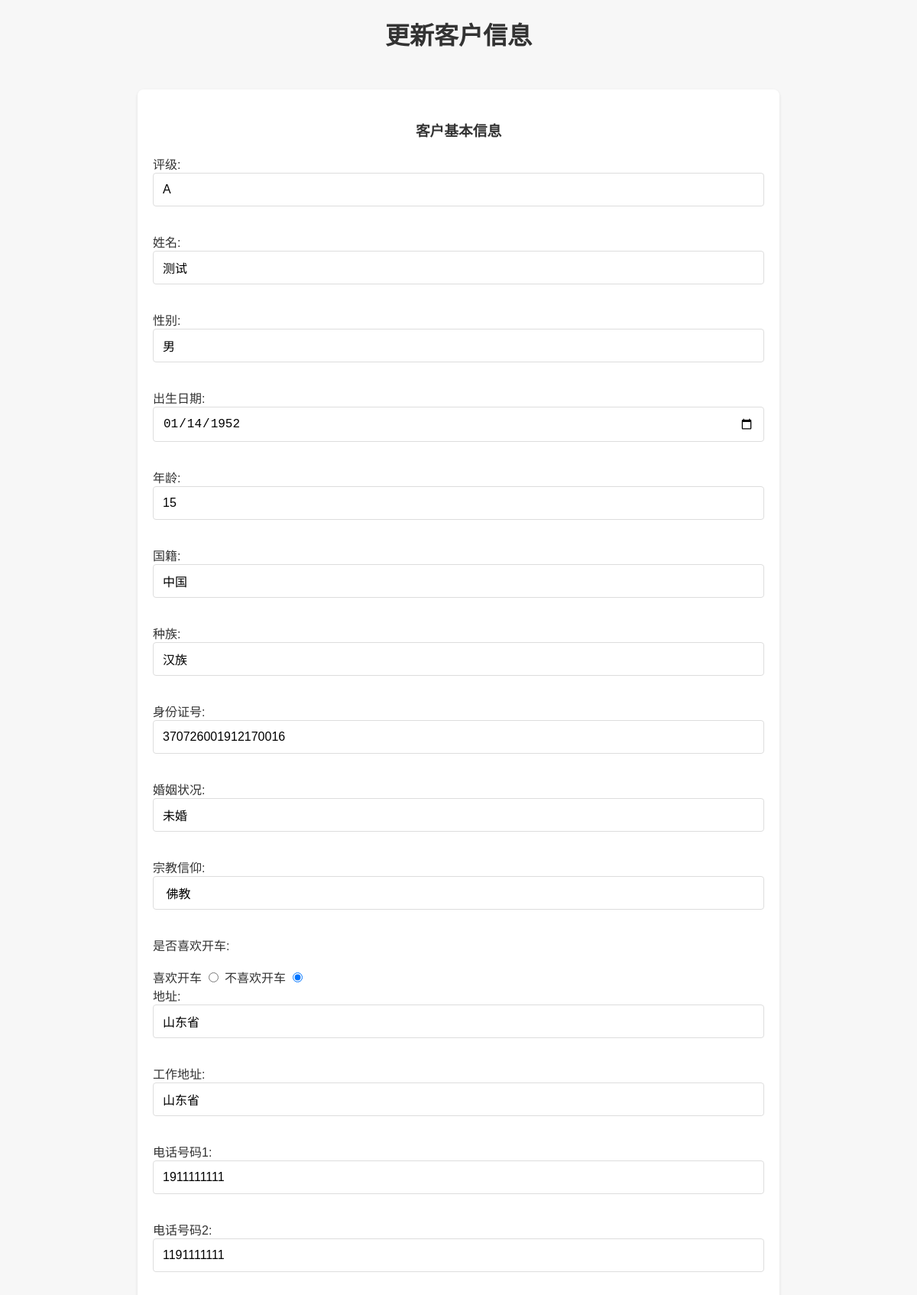
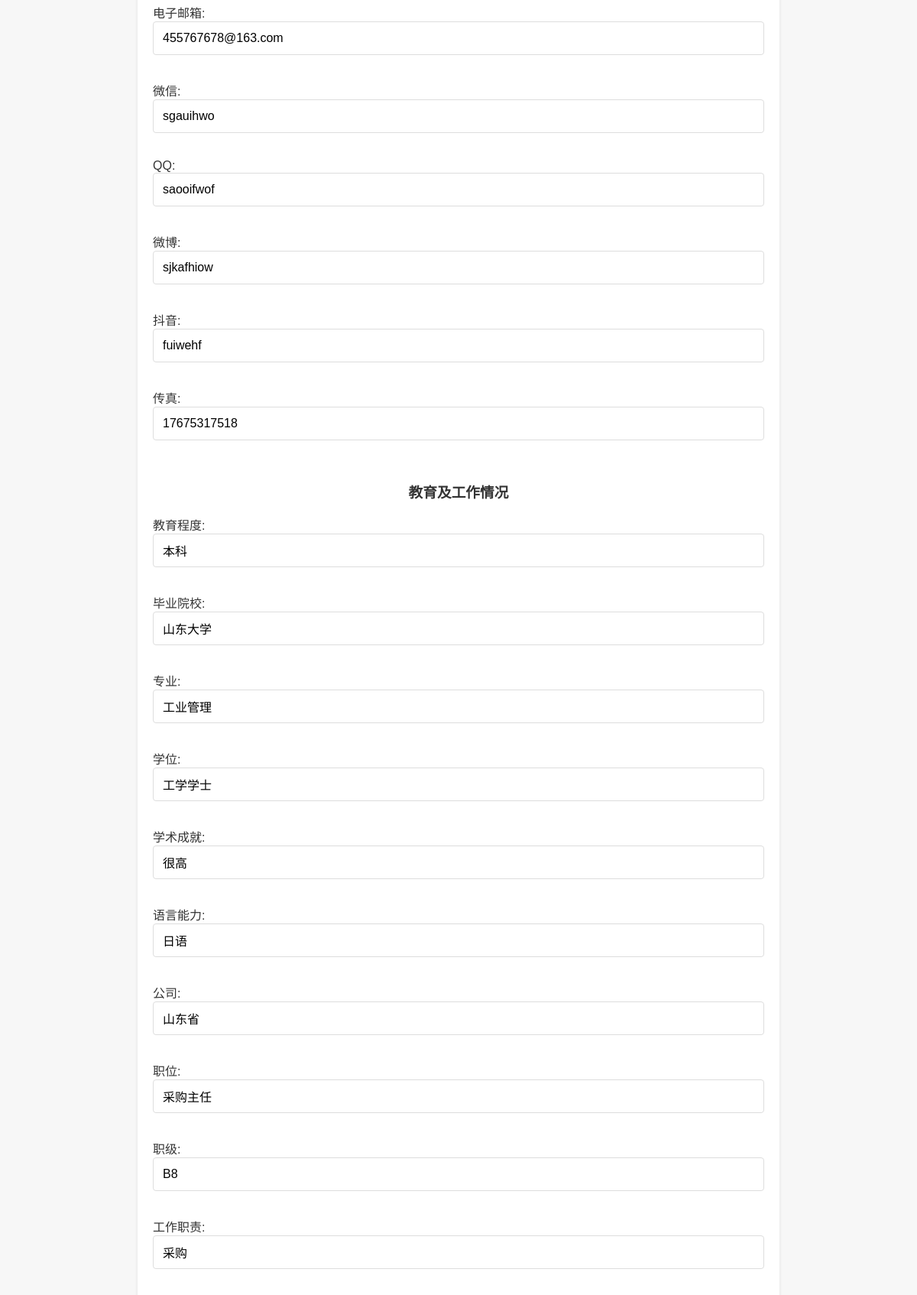
Screenshot of /edit/1 (upper part) with the database file from the repository (2 pictures, top to bottom).
### s1.py (models this page shows, shortened)
class Customer(db.Model):
    id = db.Column(db.Integer, primary_key=True)
    rating = db.Column(db.String(50), nullable=True)
    name = db.Column(db.String(100), nullable=False)
    gender = db.Column(db.String(100), nullable=True)
    birth_date = db.Column(db.String(100), nullable=True)
    age = db.Column(db.Integer, nullable=True)
    nationality = db.Column(db.String(100), nullable=True)
    ethnicity = db.Column(db.String(100), nullable=True)
    id_number = db.Column(db.Integer, nullable=True)
    marital_status = db.Column(db.String(100), nullable=True)
    religion = db.Column(db.String(100), nullable=True)
    drives_car = db.Column(db.Boolean, nullable=True)
    address = db.Column(db.String(100), nullable=True)
    work_address = db.Column(db.String(100), nullable=True)
    phone_number1 = db.Column(db.Integer, nullable=True)
    phone_number2 = db.Column(db.Integer, nullable=True)
    email = db.Column(db.String(100), nullable=True)
    wechat = db.Column(db.String(100), nullable=True)
    qq = db.Column(db.String(100), nullable=True)
    weibo = db.Column(db.String(100), nullable=True)
    douyin = db.Column(db.String(100), nullable=True)
    fax = db.Column(db.String(100), nullable=True)
    education_level = db.Column(db.String(100), nullable=True)
    graduation_college = db.Column(db.String(100), nullable=True)
    major = db.Column(db.String(100), nullable=True)
    degree = db.Column(db.String(100), nullable=True)
    academic_achievements = db.Column(db.String(100), nullable=True)
    language_skills = db.Column(db.String(100), nullable=True)
    workplace = db.Column(db.String(100), nullable=True)
    position = db.Column(db.String(100), nullable=True)
    job_level = db.Column(db.String(100), nullable=True)
    job_function = db.Column(db.String(100), nullable=True)
    work_experience_years = db.Column(db.String(100), nullable=True)
    professional_skills = db.Column(db.String(100), nullable=True)
    work_experience = db.Column(db.String(100), nullable=True)
    training_experience = db.Column(db.String(100), nullable=True)
    decision_style = db.Column(db.String(100), nullable=True)
    career_goal_plan = db.Column(db.String(100), nullable=True)
    software_skills = db.Column(db.String(100), nullable=True)
    income_level = db.Column(db.String(100), nullable=True)
    bank_account_info = db.Column(db.String(100), nullable=True)
    financial_status = db.Column(db.String(100), nullable=True)
    credit_record = db.Column(db.String(100), nullable=True)
    investment = db.Column(db.String(100), nullable=True)
    debt = db.Column(db.String(100), nullable=True)
    height = db.Column(db.String(100), nullable=True)
    weight = db.Column(db.String(100), nullable=True)
    blood_type = db.Column(db.String(100), nullable=True)
    health_status = db.Column(db.String(100), nullable=True)
    medical_history = db.Column(db.String(100), nullable=True)
    drug_allergies = db.Column(db.String(100), nullable=True)
    communication_style = db.Column(db.String(100), nullable=True)
    favorite_sports = db.Column(db.String(100), nullable=True)
    favorite_music = db.Column(db.String(100), nullable=True)
    favorite_movies = db.Column(db.String(100), nullable=True)
    favorite_books = db.Column(db.String(100), nullable=True)
    cultural_stance = db.Column(db.String(100), nullable=True)
    moral_beliefs = db.Column(db.String(100), nullable=True)
    worldview = db.Column(db.String(100), nullable=True)
    travel_experience = db.Column(db.String(100), nullable=True)
    dream_destination = db.Column(db.String(100), nullable=True)
    art_preference = db.Column(db.String(100), nullable=True)
    family_members = db.Column(db.String(100), nullable=True)
    spouse_info = db.Column(db.String(100), nullable=True)
    children_info = db.Column(db.String(100), nullable=True)
    friends_info = db.Column(db.String(100), nullable=True)
    emotional_experience = db.Column(db.String(100), nullable=True)
    social_network = db.Column(db.String(100), nullable=True)
    political_stance = db.Column(db.String(100), nullable=True)
    party_affiliation = db.Column(db.String(100), nullable=True)
    criminal_record = db.Column(db.String(100), nullable=True)
    legal_suits = db.Column(db.String(100), nullable=True)
    living_habits = db.Column(db.String(100), nullable=True)
    daily_routine = db.Column(db.String(100), nullable=True)
    unique_hobbies = db.Column(db.String(100), nullable=True)
    eating_habits = db.Column(db.String(100), nullable=True)
    sleeping_habits = db.Column(db.String(100), nullable=True)
    spending_habits = db.Column(db.String(100), nullable=True)
    personality_traits = db.Column(db.String(100), nullable=True)
    emotional_state = db.Column(db.String(100), nullable=True)
    stress_management = db.Column(db.String(100), nullable=True)
    fears_weaknesses = db.Column(db.String(100), nullable=True)
    influence_range = db.Column(db.String(100), nullable=True)
    shared_milestones = db.Column(db.Text(40000), nullable=True)

### s1.py (the view, shortened to what this page needs)
@app.route('/edit/<int:id>', methods=['GET', 'POST'])
def edit_customer(id):
    customer = Customer.query.get_or_404(id)
    return render_template('edit_customer.html', customer=customer)

### templates/edit_customer.html (shortened to what this page needs)
<!DOCTYPE html>
<html lang="en">
<head>
</head>
<body>
    <h1>更新客户信息</h1>
    <div class="form-container">
    <form method="post">
            <div class="tab">
            <h3>客户基本信息</h3>
            <div class="row">
                <div class="column">
                    <label for="rating">评级:</label>
                    <input type="text" id="rating" name="rating" value="{{customer.rating}}" required><br><br>
                </div>
                <div class="column">
                    <label for="name">姓名:</label>
                    <input type="text" id="name" name="name" value="{{customer.name}}" required><br><br>
                </div>
                <div class="column">
                    <label for="gender">性别:</label>
                    <input type="text" id="gender" name="gender" value="{{customer.gender}}" required><br><br>
                </div>
                <div class="column">
                    <label for="birth_date">出生日期:</label>
                    <input type="date" id="birth_date" name="birth_date" value="{{customer.birth_date}}" required><br><br>
                </div>
            </div>
            <div class="row">
                <div class="column">
                    <label for="age">年龄:</label>
                    <input type="text" id="age" name="age" value="{{customer.age}}" required><br><br>
                </div>
                <div class="column">
                    <label for="nationality">国籍:</label>
                    <input type="text" id="nationality" name="nationality" value="{{customer.nationality}}" required><br><br>
                </div>
                <div class="column">
                    <label for="ethnicity">种族:</label>
                    <input type="text" id="ethnicity" name="ethnicity" value="{{customer.ethnicity}}" required><br><br>
                </div>
                <div class="column">
                    <label for="id_number">身份证号:</label>
                    <input type="text" id="id_number" name="id_number" value="{{customer.id_number}}" pattern="\d{17}[xX0-9]" title="请输入正确的身份证号码" required><br><br>
                </div>
            </div>
            <div class="row">
                <div class="column">
                    <label for="marital_status">婚姻状况:</label>
                    <input type="text" d="marital_status" name="marital_status" value="{{customer.marital_status}}" required><br><br>
                </div>
                <div class="column">
                    <label for="religion">宗教信仰:</label>
                    <input type="text" id="religion" name="religion" value="{{customer.religion}}" required><br><br>
                </div>
                <div class="column">
                    <label for="drives_car">是否喜欢开车:</label><br><br>
                    <label for="like_driver_car">喜欢开车</label>
                    <input type="radio" id="like_driver_car" name="drives_car" value="True" {{ 'checked' if customer.drives_car else '' }}>
                    <label for="hate_driver_car">不喜欢开车</label>
                    <input type="radio" id="hate_driver_car" name="drives_car" value="False" {{ 'checked' if not customer.drives_car else '' }}>
                </div>
            </div>
            <div class="row">
                <div class="column">
                    <label for="address">地址:</label>
                    <input type="text" id="address" name="address" value="{{customer.address}}" required><br><br>
                </div>
                <div class="column">
                    <label for="work_address">工作地址:</label>
                    <input type="text" id="work_address" name="work_address" value="{{customer.work_address}}" required><br><br>
                </div>
                <div class="column">
                    <label for="phone_number1">电话号码1:</label>
                    <input type="text" id="phone_number1" name="phone_number1" value="{{customer.phone_number1}}" required><br><br>
                </div>
                <div class="column">
                    <label for="phone_number2">电话号码2:</label>
                    <input type="text" id="phone_number2" name="phone_number2" value="{{customer.phone_number2}}" required><br><br>
                </div>
            </div>
            <div class="row">
                <div class="column">
                    <label for="email">电子邮箱:</label>
                    <input type="text" id="email" name="email" value="{{customer.email}}" required><br><br>
                </div>
                <div class="column">
                    <label for="wechat">微信:</label>
                    <input type="text" id="wechat" name="wechat" value="{{customer.wechat}}" required><br><br>
                </div>
                <div class="column">
                    <label for="qq">QQ:</label>
                    <input type="text" id="qq" name="qq" value="{{customer.qq}}" required><br><br>
                </div>
                <div class="column">
                    <label for="weibo">微博:</label>
                    <input type="text" id="weibo" name="weibo" value="{{customer.weibo}}" required><br><br>
                </div>
                <div class="column">
                    <label for="douyin">抖音:</label>
                    <input type="text" id="douyin" name="douyin" value="{{customer.douyin}}" required><br><br>
                </div>
                <div class="column">
                    <label for="fax">传真:</label>
                    <input type="text" id="fax" name="fax" value="{{customer.fax}}" required><br><br>
                </div>
            </div>
        </div>
        <div class="tab">
            <h3>教育及工作情况</h3>
            <div class="row">
                <div class="column">
                <label for="education_level">教育程度:</label>
                <input type="text" id="education_level" name="education_level" value="{{customer.education_level}}" required><br><br>
                </div>
                <div class="column">
                    <label for="graduation_college">毕业院校:</label>
                    <input type="text" id="graduation_college" name="graduation_college" value="{{customer.graduation_college}}" required><br><br>
                </div>
                <div class="column">
                    <label for="major">专业:</label>
                    <input type="text" id="major" name="major" value="{{customer.major}}" required><br><br>
                </div>
                <div class="column">
                    <label for="degree">学位:</label>
                    <input type="text" id="degree" name="degree" value="{{customer.degree}}" required><br><br>
                </div>
                <div class="column">
                    <label for="academic_achievements">学术成就:</label>
                    <input type="text" id="academic_achievements" name="academic_achievements" value="{{customer.academic_achievements}}" required><br><br>
                </div>
                <div class="column">
                    <label for="language_skills">语言能力:</label>
                    <input type="text" id="language_skills" name="language_skills" value="{{customer.language_skills}}" required><br><br>
                </div>
            </div>
            <div class="row">
                <div class="column">
                    <label for="workplace">公司:</label>
                    <input type="text" id="workplace" name="workplace" value="{{customer.workplace}}" required><br><br>
                </div>
                <div class="column">
                    <label for="position">职位:</label>
                    <input type="text" id="position" name="position" value="{{customer.position}}" required><br><br>
                </div>
                <div class="column">
                    <label for="job_level">职级:</label>
                    <input type="text" id="job_level" name="job_level" value="{{customer.job_level}}" required><br><br>
                </div>
                <div class="column">
                    <label for="job_function">工作职责:</label>
                    <input type="text" id="job_function" name="job_function" value="{{customer.job_function}}" required><br><br>
                </div>
            </div>
        </div>
            </form>
        </div>
</body>
</html>

### templates/edit_customer.html (style rules this page uses)
body { font-family: 'Arial', sans-serif; margin: 0; padding: 0; background-color: #f7f7f7; color: #333; }
.form-container { max-width: 800px; margin: 50px auto; padding: 20px; background-color: #fff; box-shadow: 0 2px 4px rgba(0, 0, 0, 0.1); border-radius: 8px; }
h1, h3 { text-align: center; color: #333; }
input[type="text"], input[type="email"], input[type="password"], input[type="date"], select, textarea, button { width: 100%; padding: 12px; margin-bottom: 16px; border: 1px solid #ddd; border-radius: 4px; font-size: 16px; box-sizing: border-box; }

### rows the page displays
Customer: rating "A", name "测试", gender "男", birth_date "01/14/1952", age "15", nationality "中国", ethnicity "汉族", id_number "370726001912170016", marital_status "未婚", religion "佛教", address "山东省", work_address "山东省", phone_number1 "1911111111", phone_number2 "1191111111", email "455767678@163.com", wechat "sgauihwo", qq "saooifwof", weibo "sjkafhiow", douyin "fuiwehf", fax "17675317518", education_level "本科", graduation_college "山东大学", major "工业管理", degree "工学学士", academic_achievements "很高", language_skills "日语", workplace "山东省", position "采购主任", job_level "B8", job_function "采购"
